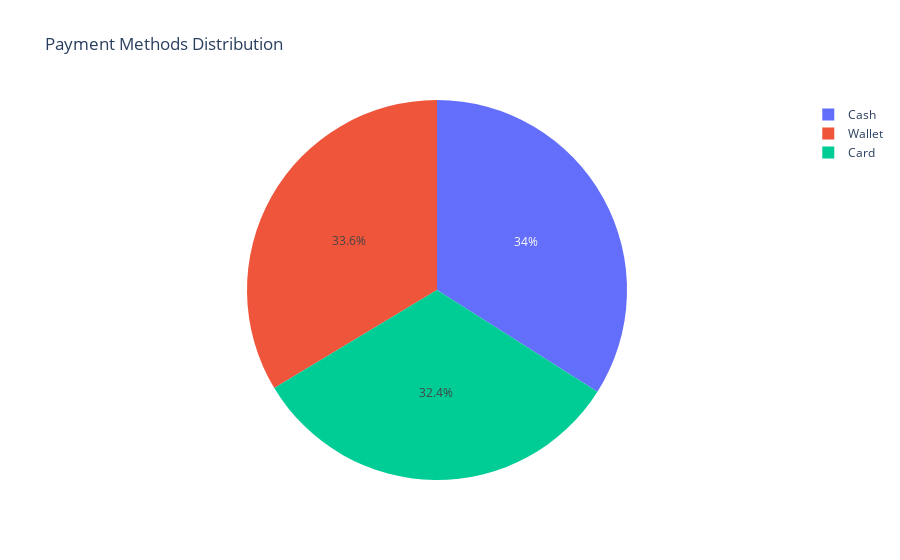

The notebook cell this image was saved under:
### Code cell
orders=Orders['payment_method'].value_counts().reset_index()
px.pie(data_frame=orders,names='payment_method',values='count',title='Payment Methods Distribution')

### Figure 1 — Plotly figure (JSON) as saved in the notebook; plotly's stock layout.template omitted (floating-point values rounded to 4 significant figures)
{"data": [{"domain": {"x": [0, 1], "y": [0, 1]}, "hovertemplate": "payment_method=%{label}<br>count=%{value}<extra></extra>", "labels": ["Cash", "Wallet", "Card"], "legendgroup": "", "name": "", "showlegend": true, "type": "pie", "values": [379, 375, 361]}], "layout": {"legend": {"tracegroupgap": 0}, "title": {"text": "Payment Methods Distribution"}}}
